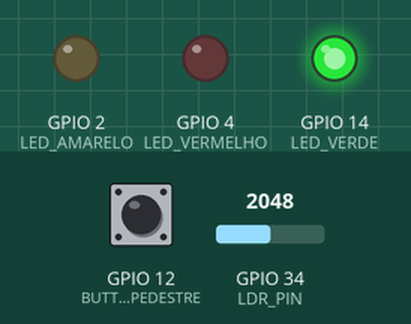
This sketch was run on a simulated ESP32. Parts: output pins drawn as LEDs (lit = HIGH). Inputs (shaded band) come from the test bench; at power-on: GPIO 34 (LDR_PIN) = 2048, GPIO 12 (BUTTON_PEDESTRE) HIGH. What the sketch prints to the serial monitor is not drawn.

Above: at 1.2 s.
1.3 s: GPIO 34 (LDR_PIN) set to 1571
2.8 s: GPIO 34 (LDR_PIN) set to 1474
At 3.6 s:
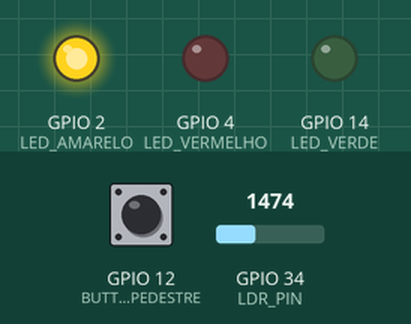
At 4.4 s:
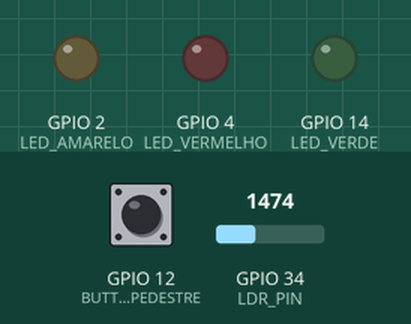
5.8 s: GPIO 34 (LDR_PIN) set to 1540
At 10.3 s:
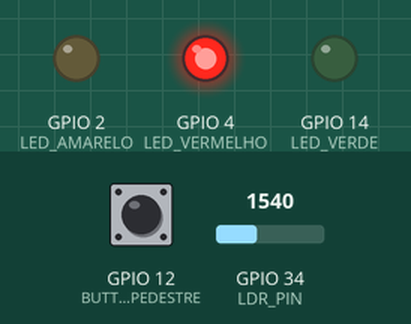
Timing chart, 0 to 11.8 s (numbered marks = the images above; inputs shaded):
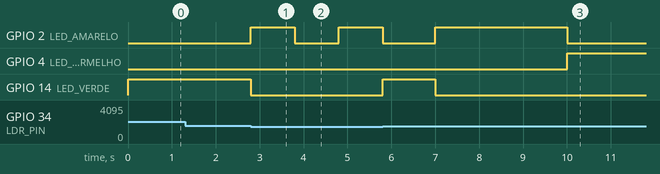

Measured:
- the behaviour switches between 1500 and 1499 on GPIO 34 (LDR_PIN) (found by bisection; images 0 and 1)
- after the input at 1.3 s, every drawn part: stays the same
- after the input at 2.8 s, GPIO 2 (LED_AMARELO): LOW → HIGH at once, → LOW 1.0 s later, → HIGH 1.0 s later; GPIO 14 (LED_VERDE): HIGH → LOW at once
- after the input at 5.8 s, GPIO 4 (LED_VERMELHO): LOW → HIGH after 4.2 s; GPIO 14 (LED_VERDE): LOW → HIGH at once, → LOW 1.2 s later

The sketch:

SistemaMonitoramento_desafio.ino
```cpp
#include <WiFi.h>
#include <WebServer.h>

// Configurações do Access Point Wi-Fi
const char* SSID     = "Semaforo_Inteligente_ESP32";
const char* PASSWORD = "12345678";

// Definição de Pinos do Semáforo e Sensores
#define LDR_PIN 34           // Entrada analógica do LDR
#define BUTTON_PEDESTRE 12   // Botão de solicitação de travessia (Interrupção)

#define LED_VERDE 14         // LED Verde dos carros
#define LED_AMARELO 2        // LED Amarelo dos carros (ou Built-in)
#define LED_VERMELHO 4       // LED Vermelho dos carros

WebServer server(80);

// Variáveis voláteis para controle da Interrupção
volatile bool pedestreSolicitou = false;
volatile unsigned long ultimaInterrupcao = 0;
const unsigned long TEMPO_DEBOUNCE = 150; // Janela maior para botões de pedestre

int valorLdrAtual = 0;

// Rotina de Serviço de Interrupção (ISR) para o botão de pedestre
void IRAM_ATTR isrBotaoPedestre() {
  unsigned long tempoAtual = millis();
  if (tempoAtual - ultimaInterrupcao > TEMPO_DEBOUNCE) {
    pedestreSolicitou = true; // Seta a flag para o loop processar
    ultimaInterrupcao = tempoAtual;
  }
}

// Interface Web de Telemetria
const char* HTML_MONITOR = R"rawhtml(
<!DOCTYPE html>
<html lang="pt-BR">
<head>
  <meta charset="UTF-8">
  <meta name="viewport" content="width=device-width, initial-scale=1">
  <title>Semáforo Inteligente - ESP32</title>
  <style>
    * { box-sizing: border-box; margin: 0; padding: 0; }
    body { font-family: Arial, sans-serif; background: #0f1117; color: #e2e8f0;
           display: flex; justify-content: center; align-items: center; min-height: 100vh; }
    .card { background: #1a1d27; border: 1px solid #2e3347; border-radius: 12px; padding: 2rem; width: 360px; text-align: center; }
    h1 { color: #10b981; font-size: 1.2rem; margin-bottom: 1.5rem; }
    .ldr-box { background: #22263a; border: 1px solid #2e3347; border-radius: 8px; padding: 1.5rem; margin-bottom: 1rem; }
    .ldr-value { font-size: 3rem; font-family: monospace; color: #f59e0b; font-weight: 700; }
    .status { font-size: 0.9rem; color: #94a3b8; margin-top: 10px; }
  </style>
</head>
<body>
<div class="card">
  <h1>Semáforo Urbano Inteligente</h1>
  <div class="ldr-box">
    <div class="ldr-value" id="ldrVal">----</div>
    <div class="status" id="ldrStatus">Lendo ambiente...</div>
  </div>
  <p style="font-size:0.75rem; color:#64748b;">Monitoramento de Iluminação Pública</p>
</div>
<script>
setInterval(async function() {
  try {
    var resp = await fetch("/data");
    var data = await resp.json();
    document.getElementById("ldrVal").textContent = data.ldr;
    document.getElementById("ldrStatus").textContent = data.ldr < 1500 ? "Modo Noturno (Alerta)" : "Modo Diurno (Ativo)";
  } catch(e) { document.getElementById("ldrVal").textContent = "ERR"; }
}, 1000);
</script>
</body>
</html>
)rawhtml";

void handleData() {
  String json = "{\"ldr\":" + String(valorLdrAtual) + "}";
  server.send(200, "application/json", json);
}

void handleRoot() { server.send(200, "text/html", HTML_MONITOR); }

void setup() {
  Serial.begin(115200);

  pinMode(LDR_PIN, INPUT);
  pinMode(LED_VERDE, OUTPUT);
  pinMode(LED_AMARELO, OUTPUT);
  pinMode(LED_VERMELHO, OUTPUT);

  pinMode(BUTTON_PEDESTRE, INPUT_PULLUP);
  attachInterrupt(digitalPinToInterrupt(BUTTON_PEDESTRE), isrBotaoPedestre, FALLING);

  WiFi.softAP(SSID, PASSWORD);
  server.on("/", handleRoot);
  server.on("/data", handleData);
  server.begin();
  Serial.println("Semáforo pronto. IP: ");
  Serial.println(WiFi.softAPIP());
}

// Variáveis para temporização não-bloqueante das fases do semáforo diurno
unsigned long tempoFaseSemaforo = 0;
unsigned long tempoUltimoPiscaNoturno = 0;
int faseAtual = 0; // 0=Verde, 1=Amarelo, 2=Vermelho
bool estadoPisca = false;

void loop() {
  server.handleClient();
  valorLdrAtual = analogRead(LDR_PIN);

  // ── MODO NOTURNO (LDR < 1500): Piscar amarelo a cada 1 segundo ──
  if (valorLdrAtual < 1500) {
    // Apaga os outros sinais por segurança
    digitalWrite(LED_VERDE, LOW);
    digitalWrite(LED_VERMELHO, LOW);

    if (millis() - tempoUltimoPiscaNoturno >= 1000) {
      estadoPisca = !estadoPisca;
      digitalWrite(LED_AMARELO, estadoPisca ? HIGH : LOW);
      tempoUltimoPiscaNoturno = millis();
    }
    // Zera solicitações de pedestre à noite (ou ignora conforme regra da cidade)
    pedestreSolicitou = false;
  }

  // ── MODO DIURNO (LDR >= 1500): Ciclo normal com Interrupção Ativa ──
  else {
    // PRIORIDADE MÁXIMA DO MODO DIURNO: Pedestre apertou o botão
    if (pedestreSolicitou) {
      Serial.println("[PEDESTRE] Botão pressionado! Forçando fechamento do sinal...");

      // Se estava no verde, passa imediatamente para o amarelo
      if (faseAtual == 0) {
        digitalWrite(LED_VERDE, LOW);
        digitalWrite(LED_AMARELO, HIGH);
        delay(2000); // Tempo seguro do amarelo
      }

      // Abre o sinal vermelho para os carros (travessia do pedestre) por 5 segundos
      digitalWrite(LED_AMARELO, LOW);
      digitalWrite(LED_VERMELHO, HIGH);
      delay(5000);
      digitalWrite(LED_VERMELHO, LOW);

      // Reseta e volta para o verde padrão
      pedestreSolicitou = false;
      faseAtual = 0;
      tempoFaseSemaforo = millis();
    }

    // Máquina de estados do ciclo normal (Sem travar o processador para a web funcionar)
    switch(faseAtual) {
      case 0: // Verde ativo (duração normal: 7 segundos)
        digitalWrite(LED_VERDE, HIGH);
        digitalWrite(LED_AMARELO, LOW);
        digitalWrite(LED_VERMELHO, LOW);
        if (millis() - tempoFaseSemaforo >= 7000) {
          faseAtual = 1;
          tempoFaseSemaforo = millis();
        }
        break;

      case 1: // Amarelo ativo (duração: 3 segundos)
        digitalWrite(LED_VERDE, LOW);
        digitalWrite(LED_AMARELO, HIGH);
        digitalWrite(LED_VERMELHO, LOW);
        if (millis() - tempoFaseSemaforo >= 3000) {
          faseAtual = 2;
          tempoFaseSemaforo = millis();
        }
        break;

      case 2: // Vermelho ativo (duração: 5 segundos)
        digitalWrite(LED_VERDE, LOW);
        digitalWrite(LED_AMARELO, LOW);
        digitalWrite(LED_VERMELHO, HIGH);
        if (millis() - tempoFaseSemaforo >= 5000) {
          faseAtual = 0;
          tempoFaseSemaforo = millis();
        }
        break;
    }
  }
}
```
